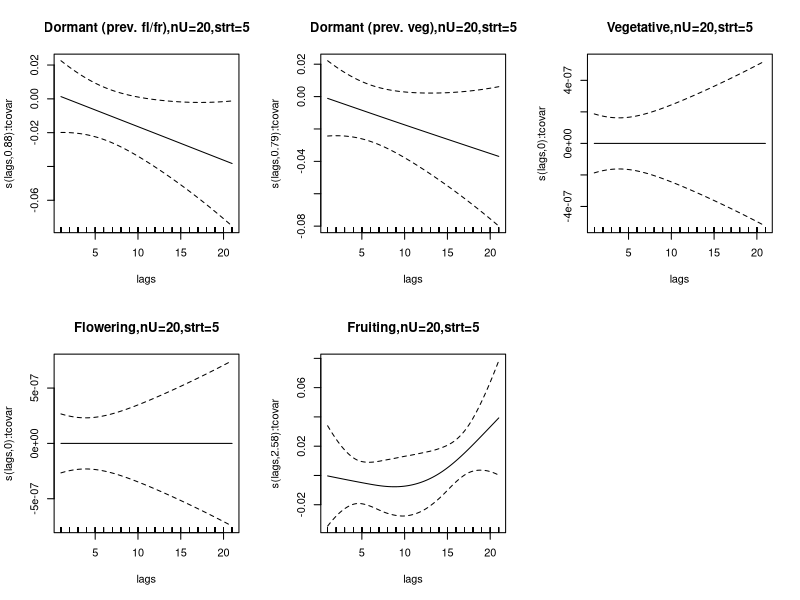

The R script that drew this image:
#Following Elizabeth's code to fit a GAM to isotria vital rate data, to see if climate data is associated with any vital rates
library(mgcv)
library(boot)
#setwd("C:\\Users\\ecrone01\\Box Sync\\Box Sync\\recovered files\\Ailene Isotria")
setwd("~/git/isotria/analyses")
rm(list=ls()) 
# read in climate data
AllClimDat = read.csv("../data/climate_isotria_NH_1976_2016.csv", header = T)#These data are form multiple stations
ClimDat=AllClimDat[which(AllClimDat$NAME=="LAKEPORT 2, NH US"),]
# read in isotria data
FlwrDat = read.csv("xprobemerg.csv")
colnames(FlwrDat)[1]<-"year"
# both files need year in lower case as a column for matching data sets
ClimDat$year<-substr(ClimDat$DATE,1,4)
ClimDat$month<-substr(ClimDat$DATE,6,7)
ClimDat=subset(ClimDat,year>1982 & year<2015)

# function from Teller 2016 to aggregate data by month-my data are already in this format
aggLags<-function(datC, fun, meas, seg){
  pars <- as.list(match.call()[-1])
  measure<-datC[,as.character(pars$meas)]
  segment<-datC[,as.character(pars$seg)]
  agg<-with(datC,ftable(tapply(measure, list(datC$year, segment), fun)))
  agg<-as.data.frame(agg)
  names(agg)<-c("year",pars$seg,paste(pars$meas, pars$fun,"Now", sep=""))
  
  return(list(agg,paste(pars$fun)))
}

# function from Teller 2016 to create lagged variables
appLags<-function(agDatC,nUnits,name,fun){
  storeNames<-names(agDatC)
  for (i in 1:nUnits){
    agDatC<-as.data.frame(agDatC)
    waved<-agDatC[[3]]
    newWave<-c(rep(NA, times=i),waved) 
    newThing<-newWave[1:nrow(agDatC)]
    agDatC<-cbind(agDatC, newThing)
  }
  names(agDatC)<-c(storeNames,paste(name,fun,1:nUnits, sep=""))
  return(agDatC)
}
makeDat = function(useclim, usevr, monthStart){
  tempAggWT<-aggLags(datC=useclim, fun=mean, meas=TMIN, seg=month)#aggregating temperature by mean
  subAgg<-tempAggWT[[1]]
  subAgg$month<-as.numeric(as.character(subAgg$month))
  subAgg<-subAgg[with(subAgg,order(year,month)),]

  tempWaveWT<-appLags(agDatC=subAgg, nUnits=nUnits, name=paste("month","temp", sep=""), fun=tempAggWT[[2]])
  tempWaveWT<-na.omit(tempWaveWT)

  monthStart=monthStart
  subsWT<-subset(tempWaveWT,tempWaveWT$month==monthStart) #choose start month
  subsWT<-subsWT[,-which(names(subsWT)=="month")] #Get rid of "month" column
  subsWT$year<-as.numeric(as.character(subsWT$year)) #make "year" readable to merge

  #reshape to show temp over the last nUnits
  labs<-c("year","t.00", paste("t.0",1:9, sep=""),
        paste("t.",10:nUnits, sep=""))
  names(subsWT) <- labs

  # merge climate and isotria data, following code from Teller 2016
  datag<-merge(usevr, subsWT, by="year")
  datag$year<-as.factor(datag$year);

  ## define and enter covariates the way the fitting function wants
  tvars <- which(substr(names(datag),1,2)=="t."); 
  datag$tcovar <- as.matrix(datag[,tvars]) 

  lags <- matrix(0,nrow(datag),length(tvars)); 
  for(i in 1:ncol(lags)) lags[,i]=i; 
  datag$lags=as.matrix(lags); 
  datag$yr = strtoi(datag$year)

  return(datag)
}

#Loop through with different start months 1:12, just to see if that matters:

nUnits = 20
strt = 5
dat1 = makeDat(useclim = ClimDat,usevr = FlwrDat, monthStart = strt)
#str(dat1)
#head(dat1)
quartz(height=5,width=8)
par(mfrow=c(2,3))
# and now, fit a GAM for dormant(prev veg) plants
gam0b = gam(logit(Stage_curd) ~ s(lags, by=tcovar, bs="cs"),
            data=dat1, method="GCV.Cp",gamma=1.2, family = gaussian) 
print(summary(gam0b))
plot(gam0b,main="Dormant (prev. fl/fr),nU=20,strt=5")
# and now, fit a GAM for dormant(prev veg) plants
gam0b = gam(logit(Stage_curdv) ~ s(lags, by=tcovar, bs="cs"),
            data=dat1, method="GCV.Cp",gamma=1.2, family = gaussian) 
print(summary(gam0b))
plot(gam0b,main="Dormant (prev. veg),nU=20,strt=5")
# and now, fit a GAM for vegetative plants
gam0b = gam(logit(Stage_curv) ~ s(lags, by=tcovar, bs="cs"),
            data=dat1, method="GCV.Cp",gamma=1.2, family = gaussian) 
print(summary(gam0b))
plot(gam0b,main="Vegetative,nU=20,strt=5")
# and now, fit a GAM for flowering plants
gam0b = gam(logit(Stage_curfl) ~ s(lags, by=tcovar, bs="cs"),
            data=dat1, method="GCV.Cp",gamma=1.2, family = gaussian) 
print(summary(gam0b))
plot(gam0b,main="Flowering,nU=20,strt=5")
# and now, fit a GAM for fruiting plants
gam0b = gam(logit(Stage_curfr) ~ s(lags, by=tcovar, bs="cs"),
            data=dat1, method="GCV.Cp",gamma=1.2, family = gaussian) 
print(summary(gam0b))
plot(gam0b,main="Fruiting,nU=20,strt=5")
